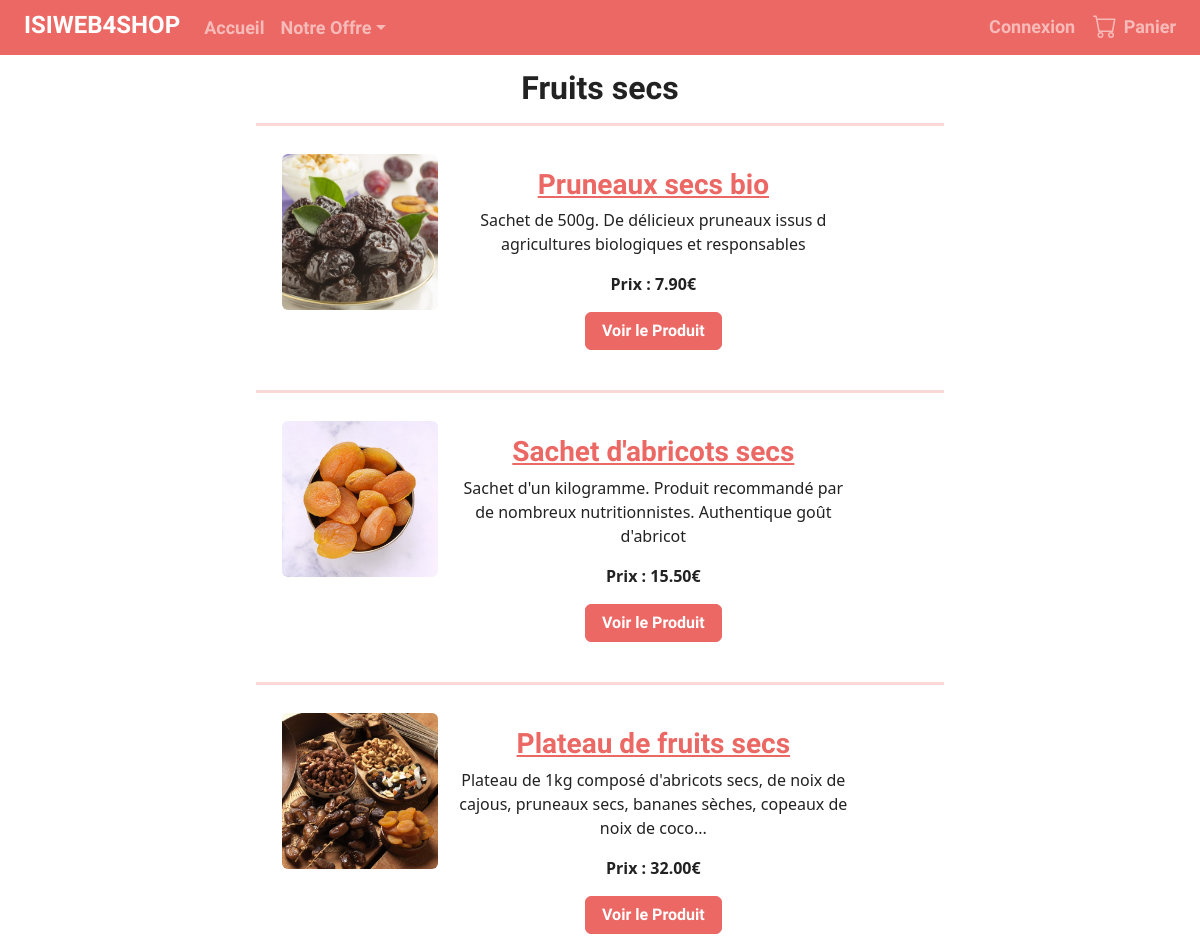
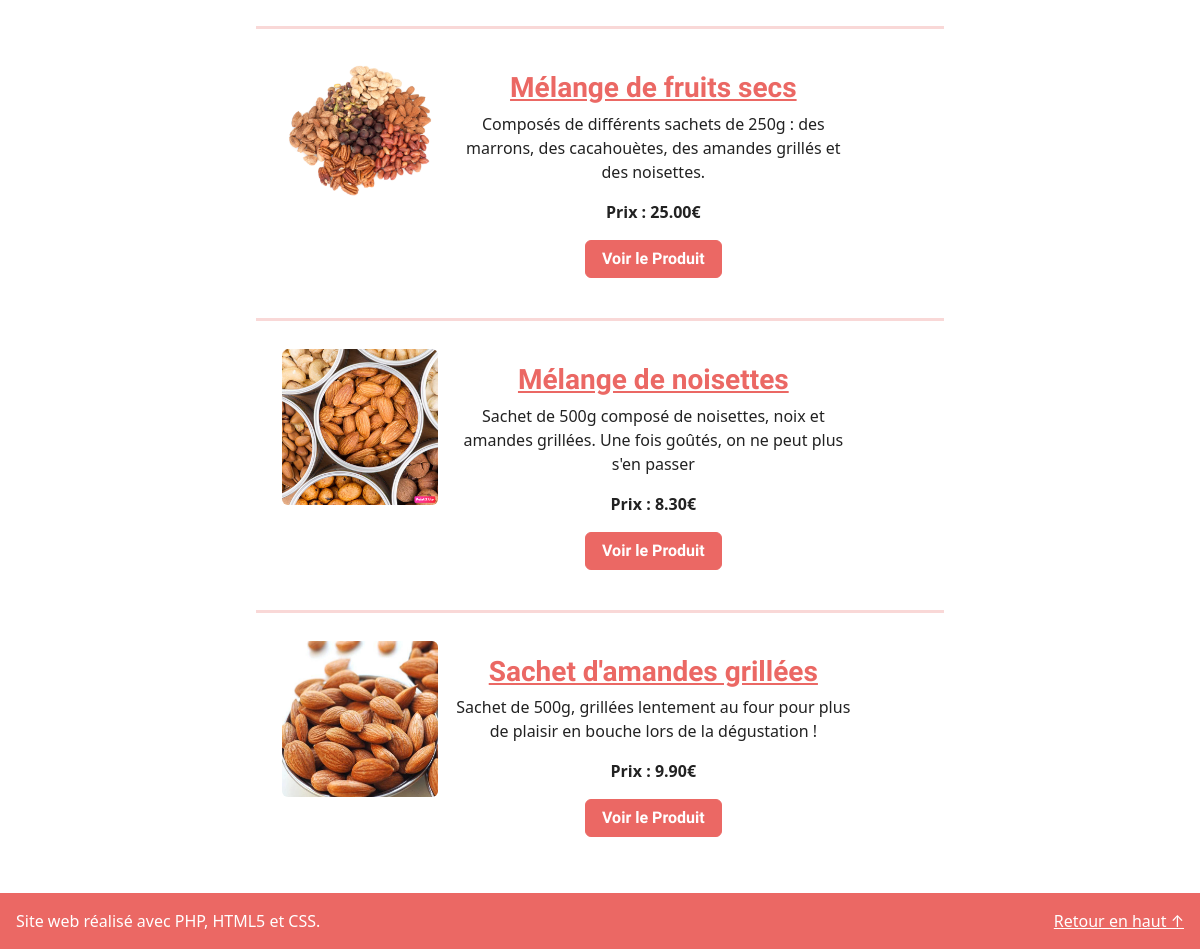
The page /index.php?action=FruitsSecs on the database its author committed (2 pictures, top to bottom).
### tables this page shows
CREATE TABLE `products` (
  `id` int(11) NOT NULL,
  `cat_id` tinyint(4) NOT NULL,
  `name` varchar(150) NOT NULL,
  `description` text NOT NULL,
  `image` varchar(30) NOT NULL,
  `price` decimal(5,2) NOT NULL,
  `quantity` int(3) NOT NULL
);

### Controleur/ControleurProduitsMulti.php (called while the page is built, shortened)
<?php
require_once 'Modeles/Products.php';
class ControleurProduitsMulti
{
    public function ProduitsMulti($cat)
    {
        $type = '0';
        $name = '';
        switch ($cat) {
            case 'FruitsSecs':
                $type = '3';
                $name = 'Fruits secs';
                break;
        }
        $vue = new Vue('ProduitsMulti');
        $products = new ProduitsMulti();
        $products->connect();
        $results = $products->getProducts($type);
        $vue->generer(array('produitsInfos'=>$results, 'cat'=>$cat, 'nomCategorie'=>$name));
    }
}

### index.php (called while the page is built)
<?php require 'Controleur/Routeur.php';
$routeur = new Routeur();
$routeur->routerRequete();

### Modeles/Modele.php (called while the page is built, shortened)
<?php
class Modele
{
	private $user = "root";
	private $pass = "";
	private $bdd = null;
	public function connect() {
		try
		{
			$this->bdd = new PDO("mysql:host=localhost;dbname=web4shop;charset=utf8", $this->user, $this->pass, array(PDO::ATTR_ERRMODE => PDO::ERRMODE_EXCEPTION));
		}
		catch (Exception $e) {
			echo "Connexion échouée ";
			die('Erreur fatale : ' . $e->getMessage());
		}
	}
	public function executerRequete($sql, $params = null) {
		if ($params == null) {
		$resultat = $this->bdd->query($sql);
		}
		else {
		$resultat = $this->bdd->prepare($sql);
		$resultat->execute($params);
		}
		return $resultat;
		}
}

### Modeles/Products.php (called while the page is built, shortened)
<?php
require_once 'Modele.php';
class ProduitsMulti extends Modele
{
    public function getProducts($cat)
    {
        $sql = 'select * from products where cat_id = ?';
        $products = $this->executerRequete($sql,array($cat));
        if ($products->rowCount() >= 1) return $products->fetchAll();
        else throw new Exception("Aucune catégorie ne correspond à l'id '$cat'");
    }
}

### Vues/VueProduitsMulti.php (the view, shortened to what this page needs)
<h2><?= $nomCategorie?></h2 >
<?php
foreach ($produitsInfos as $produit) {?>
<hr class="bg-primary border-3 border-top border-primary">
<div class="row m-4 g-1">
    <div class="col-12 col-md-3">
        <a href="index.php?action=Produit&cat=<?= $cat?>&prod_id=<?= $produit['id']?>">
        <img class="img-fluid rounded" src="assets/<?= $produit['image']?>" alt="<?= $produit['name']?>"></a>
    </div>
    <div class="col-12 col-md-8 p-3">
        <a href="index.php?action=Produit&cat=<?= $cat?>&prod_id=<?= $produit['id']?>"><h3><?= $produit['name']?></h3></a>
        <p><?= $produit['description']?></p>
        <strong>Prix : <?= $produit['price']?>€</strong>
        <form method="post" action="index.php?action=Produit&cat=<?= $cat?>&prod_id=<?= $produit['id']?>" >
            <button class="btn btn-primary mt-3">Voir le Produit</button>
        </form>
    </div>
</div>
<?php }?>

### rows shown on the page
products: image (picture), name "Pruneaux secs bio", description "Sachet de 500g. De délicieux pruneaux issus d agricultures biologiques et responsables", price "7.90"
products: image (picture), name "Sachet d'abricots secs", description "Sachet d'un kilogramme. Produit recommandé par de nombreux nutritionnistes. Authentique goût d'abricot", price "15.50"
products: image (picture), name "Plateau de fruits secs", description "Plateau de 1kg composé d'abricots secs, de noix de cajous, pruneaux secs, bananes sèches, copeaux de noix de coco...", price "32.00"
products: image (picture), name "Mélange de fruits secs", description "Composés de différents sachets de 250g : des marrons, des cacahouètes, des amandes grillés et des noisettes.", price "25.00"
products: image (picture), name "Mélange de noisettes", description "Sachet de 500g composé de noisettes, noix et amandes grillées. Une fois goûtés, on ne peut plus s'en passer", price "8.30"
products: image (picture), name "Sachet d'amandes grillées", description "Sachet de 500g, grillées lentement au four pour plus de plaisir en bouche lors de la dégustation !", price "9.90"

### other values the page prints
$message "Connexion"
$nomCategorie "Fruits secs"
